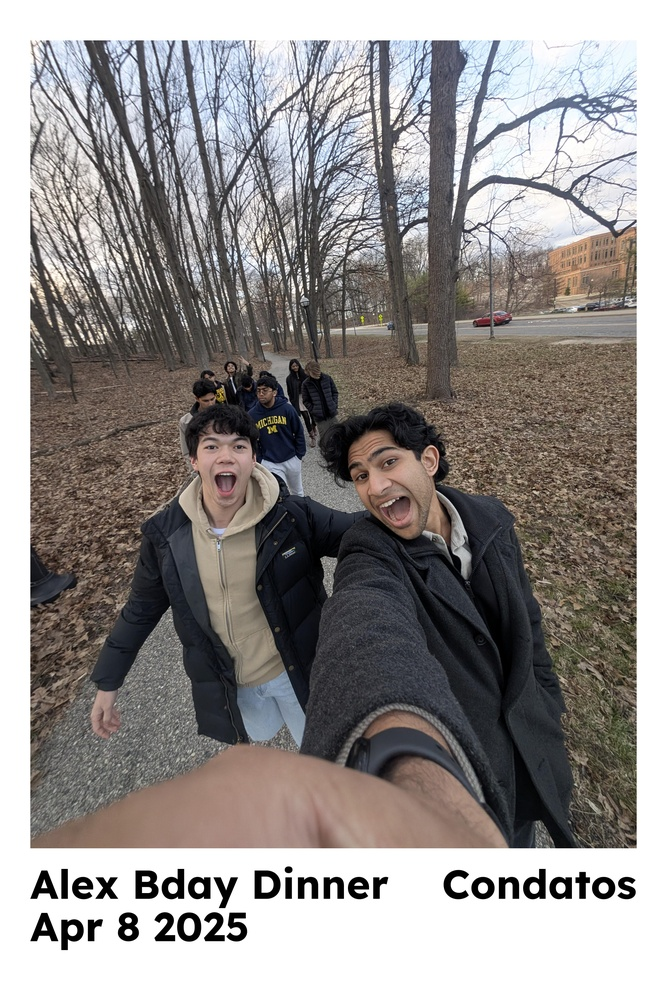
#> input picture polaroids/alex_bday_polaroid.jpg, 667 x 1000 px, shrunk from 3366 x 5049 before the run, found by its file name
$ python main.py polaroids/alex_bday_polaroid.jpg polaroids/alex_bday_polaroid.jpg polaroids/alex_bday_polaroid.jpg polaroids/alex_bday_polaroid.jpg
#> lines starting #> are read from the running program, lines starting #| are printed output that depends on the picture
#> in create_polaroid, img is the input picture: PIL image 667x1000 RGB; mean R, G, B 147.6, 143.5, 141.9
import sys
from PIL import Image, ImageDraw, ImageFont
import os
import textwrap

def crop_to_aspect(img, aspect_ratio=(2, 3)):
#> called with aspect_ratio = (3, 4)
    w, h = img.size
#> w = 667; h = 1000
    target_w = w
#> target_w = 667
    target_h = int(w * aspect_ratio[1] / aspect_ratio[0])
#> target_h = 889
    if target_h > h:
        target_h = h
        target_w = int(h * aspect_ratio[0] / aspect_ratio[1])
    left = (w - target_w) // 2
#> left = 0
    top = (h - target_h) // 2
#> top = 55
    right = left + target_w
#> right = 667
    bottom = top + target_h
#> bottom = 944
    return img.crop((left, top, right, bottom))
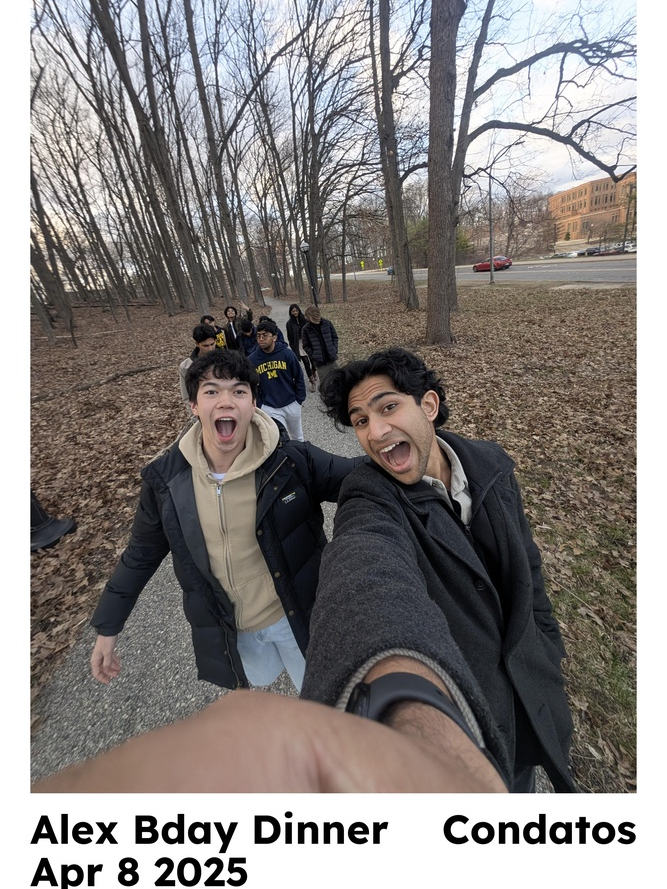
#> returned value: PIL image 667x889 RGB; mean R, G, B 135.3, 130.5, 128.6

def create_polaroid(input_path, output_path, what, when, where, font_path='LexendDeca-Bold.ttf'):
    # Open and crop image
    img = Image.open(input_path).convert('RGB')
    cropped = crop_to_aspect(img, (3, 4))
    # cropped = img

    # Set polaroid sizes
    img_w, img_h = cropped.size
#> img_w = 667; img_h = 889
    border_top = int(0.05 * img_h)
#> border_top = 44
    border_side = int(0.05 * img_w)
#> border_side = 33
    border_bottom = int(0.25 * img_h)
#> border_bottom = 222
    polaroid_w = img_w + 2 * border_side
#> polaroid_w = 733
    polaroid_h = int(polaroid_w * (3/2))
#> polaroid_h = 1099

    # Create white background
    polaroid = Image.new('RGB', (polaroid_w, polaroid_h), 'white')
#> polaroid: PIL image 733x1099 RGB; every value is 255
    polaroid.paste(cropped, (border_side, border_top))
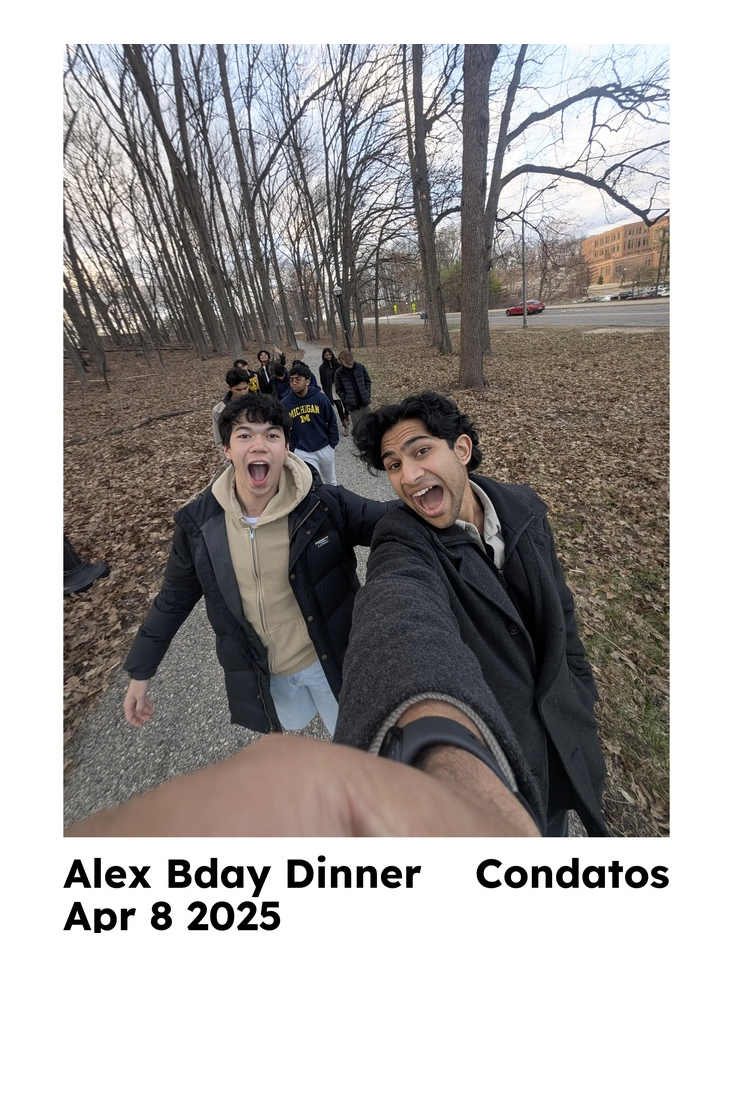
#> polaroid: PIL image 733x1099 RGB; mean R, G, B 166.9, 163.4, 161.9

    # Draw text
    draw = ImageDraw.Draw(polaroid)
    font_size = int(border_bottom * 0.20)
    try:
        font = ImageFont.truetype(font_path, font_size)
    except IOError:
        font = ImageFont.load_default()

    # Upper left (what)
    max_width = polaroid_w // (1/0.6) - border_side
    lines = []
    for line in what.split('\n'):
        # Wrap each line to fit within half the polaroid width
        words = line.split()
        if not words:
            lines.append('')
            continue
        wrapped = []
        current = words[0]
        for word in words[1:]:
            test_line = current + ' ' + word
            bbox = draw.textbbox((0, 0), test_line, font=font)
            w = bbox[2] - bbox[0]
            if w > max_width:
                wrapped.append(current)
                current = word
            else:
                current = test_line
        wrapped.append(current)
        lines.extend(wrapped)
#> after the loop, lines = ['polaroids/alex_bday_polaroid.jpg']
    x_what = border_side
    y_what = img_h + border_top + int(0.05 * border_bottom)
    for i, line in enumerate(lines):
        draw.text((x_what, y_what + i * (font_size + 2)), line, font=font, fill='black')
#> this loop made 1 pass

    # Upper right (where)
    max_width_right = polaroid_w // (1/0.4) - border_side
    right_lines = []
    for line in where.split('\n'):
        words = line.split()
        if not words:
            right_lines.append('')
            continue
        wrapped = []
        current = words[0]
        for word in words[1:]:
            test_line = current + ' ' + word
            bbox = draw.textbbox((0, 0), test_line, font=font)
            w = bbox[2] - bbox[0]
            if w > max_width_right:
                wrapped.append(current)
                current = word
            else:
                current = test_line
        wrapped.append(current)
        right_lines.extend(wrapped)
#> after the loop, right_lines = ['polaroids/alex_bday_polaroid.jpg']
    x_where = polaroid_w - border_side
    y_where = y_what
    for i, line in enumerate(right_lines):
        bbox = draw.textbbox((0, 0), line, font=font)
        w_line = bbox[2] - bbox[0]
        draw.text((x_where - w_line, y_where + i * (font_size + 2)), line, font=font, fill='black')
#> this loop made 1 pass
#> (line, bbox, w_line) on pass 1: ('polaroids/alex_bday_polaroid.jpg', (0, 8, 721, 51), 721)

    # Move 'when' text down if needed
    x_when = border_side
    y_when = y_what + len(lines) * (font_size + 2) + 8
#> y_when = 998
    draw.text((x_when, y_when), when, font=font, fill='black')

    polaroid.save(output_path)
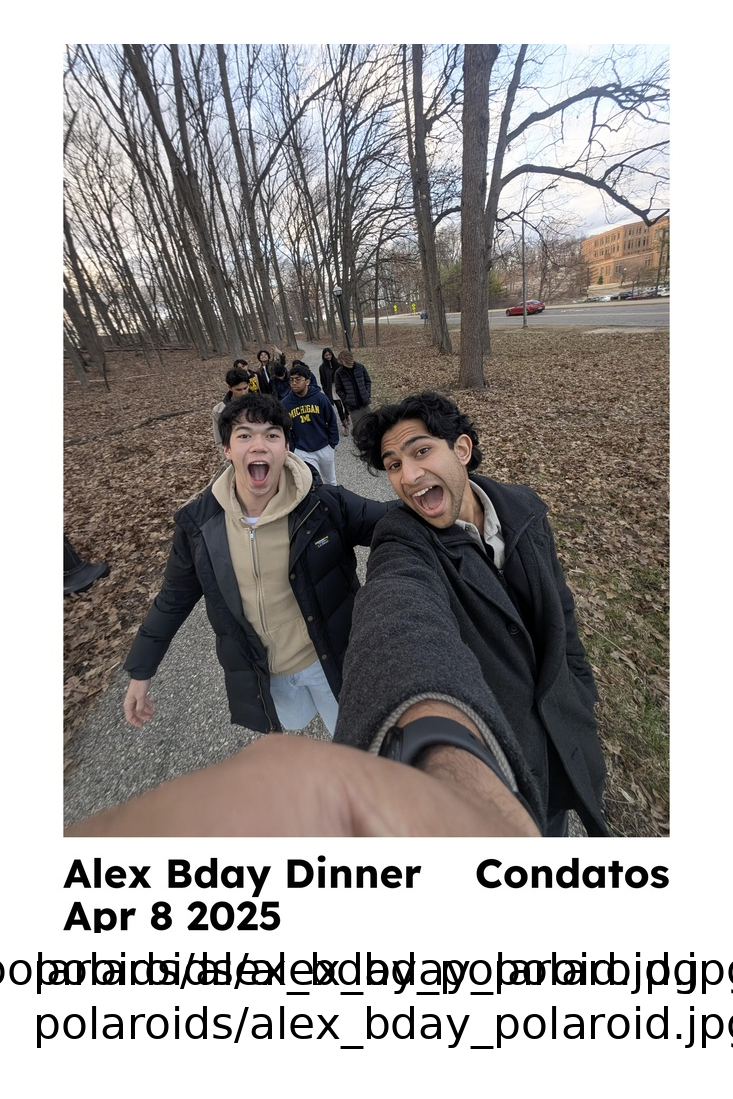
#> saved as alex_bday_polaroid_polaroid.jpg: PIL image 733x1099 RGB; mean R, G, B 161.5, 158.1, 156.6

def main():
    if len(sys.argv) < 5:
        print("Usage: python main.py <input_image_name> <what> <when> <where>")
        print("Example: python main.py iceskating.jpg 'Ice Skating' 'Jan 9 2025' 'Yost Arena'")
        sys.exit(1)
    input_path = "pictures/" + sys.argv[1]
    # Generate output file name
    base, ext = os.path.splitext(sys.argv[1])
    output_file = base + "_polaroid" + ext
    output_path = "polaroids/" + output_file
    what = sys.argv[2]
    when = sys.argv[3]
    where = sys.argv[4]
    create_polaroid(input_path, output_path, what, when, where)

if __name__ == "__main__":
    main()
